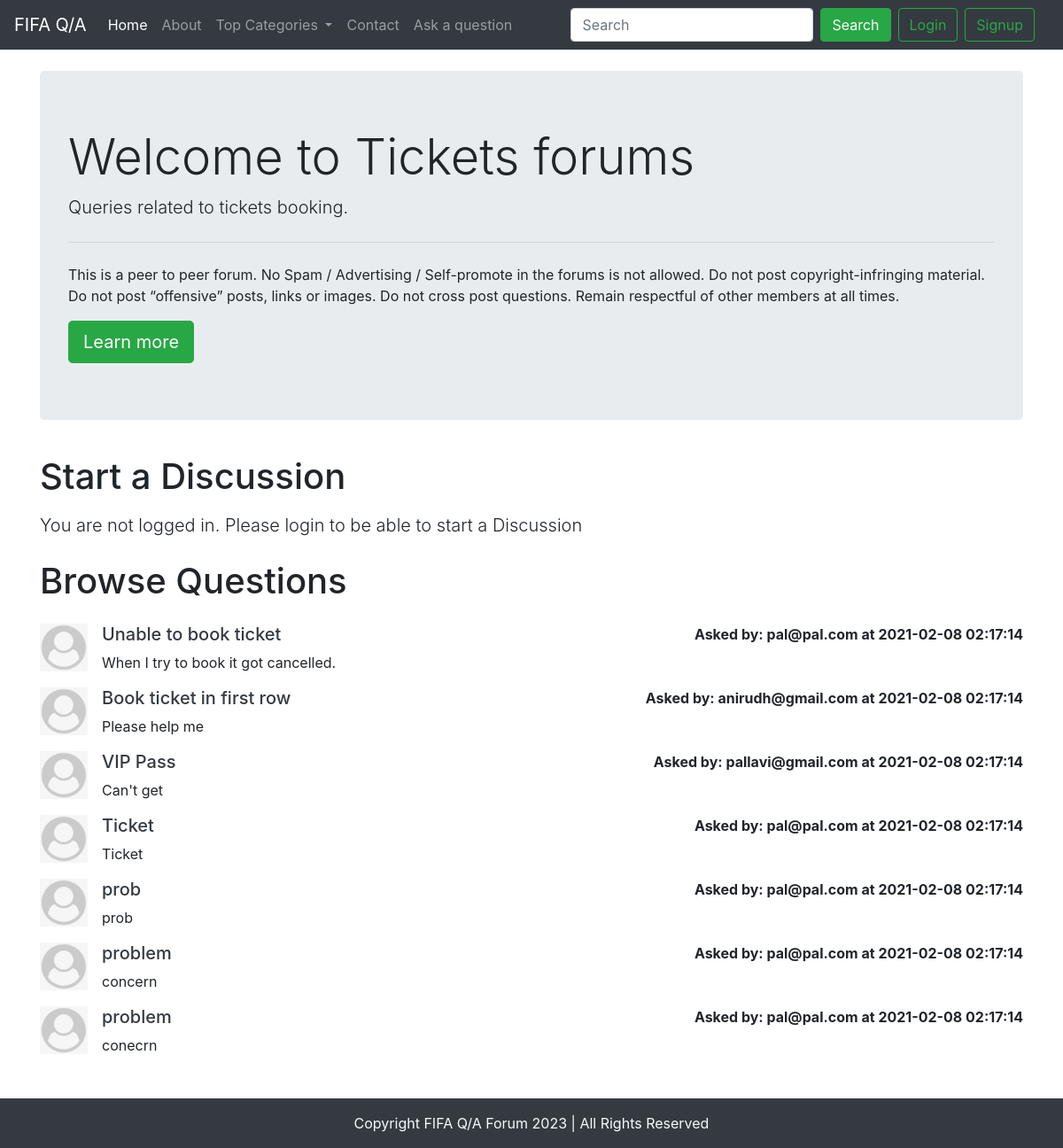
The app's page /threadlist.php?catid=1 with its own data.
### tables this page shows
CREATE TABLE `categories` (
  `category_id` int(8) NOT NULL,
  `category_name` varchar(255) NOT NULL,
  `category_description` varchar(255) NOT NULL,
  `created` datetime NOT NULL DEFAULT current_timestamp()
);

CREATE TABLE `threads` (
  `thread_id` int(7) NOT NULL,
  `thread_title` varchar(255) NOT NULL,
  `thread_desc` text NOT NULL,
  `thread_cat_id` int(7) NOT NULL,
  `thread_user_id` int(7) NOT NULL,
  `timestamp` datetime NOT NULL DEFAULT current_timestamp()
);

CREATE TABLE `users` (
  `sno` int(8) NOT NULL,
  `user_email` varchar(30) NOT NULL,
  `user_pass` varchar(255) NOT NULL,
  `timestamp` datetime NOT NULL DEFAULT current_timestamp()
);

### threadlist.php (the view, shortened to what this page needs)
<!doctype html>
<html lang="en">
<head>
    <link rel="stylesheet" href="https://stackpath.bootstrapcdn.com/bootstrap/4.5.0/css/bootstrap.min.css"
>
</head>
<body>
    <?php include 'partials/_dbconnect.php';?>
    <?php include 'partials/_header.php';?>
    <?php
    $id = $_GET['catid'];
    $sql = "SELECT * FROM `categories` WHERE category_id=$id";
    $result = mysqli_query($conn, $sql);
    while($row = mysqli_fetch_assoc($result)){
        $catname = $row['category_name'];
        $catdesc = $row['category_description'];
    }
    ?>
    <div class="container my-4">
        <div class="jumbotron">
            <h1 class="display-4">Welcome to <?php echo $catname;?> forums</h1>
            <p class="lead"> <?php echo $catdesc;?></p>
            <hr class="my-4">
            <p>This is a peer to peer forum. No Spam / Advertising / Self-promote in the forums is not allowed. Do not
                post copyright-infringing material. Do not post “offensive” posts, links or images. Do not cross post
                questions. Remain respectful of other members at all times.</p>
            <a class="btn btn-success btn-lg" href="#" role="button">Learn more</a>
        </div>
    </div>
    <?php
    if(isset($_SESSION['loggedin']) && $_SESSION['loggedin']==true){
    echo '<div class="container">
            <h1 class="py-2">Start a Discussion</h1>
            <form action="'. $_SERVER["REQUEST_URI"] . '" method="post">
                <div class="form-group">
                    <label for="exampleInputEmail1">Problem Title</label>
                    <input type="text" class="form-control" id="title" name="title" aria-describedby="emailHelp">
                    <small id="emailHelp" class="form-text text-muted">Keep your title as short and crisp as
                        possible</small>
                </div>
                <input type="hidden" name="sno" value="'. $_SESSION["sno"]. '">
                <div class="form-group">
                    <label for="exampleFormControlTextarea1">Ellaborate Your Concern</label>
                    <textarea class="form-control" id="desc" name="desc" rows="3"></textarea>
                </div>
                <button type="submit" class="btn btn-success">Submit</button>
            </form>
        </div>';
    }
    else{
        echo '
        <div class="container">
        <h1 class="py-2">Start a Discussion</h1>
           <p class="lead">You are not logged in. Please login to be able to start a Discussion</p>
        </div>
        ';
    }
    ?>
    <div class="container mb-5" id="ques">
        <h1 class="py-2">Browse Questions</h1>
        <?php
    $id = $_GET['catid'];
    $sql = "SELECT * FROM `threads` WHERE thread_cat_id=$id";
    $result = mysqli_query($conn, $sql);
    while($row = mysqli_fetch_assoc($result)){
        $id = $row['thread_id'];
        $title = $row['thread_title'];
        $desc = $row['thread_desc'];
        $thread_time = $row['timestamp'];
        $thread_user_id = $row['thread_user_id'];
        $sql2 = "SELECT user_email FROM `users` WHERE sno='$thread_user_id'";
        $result2 = mysqli_query($conn, $sql2);
        $row2 = mysqli_fetch_assoc($result2);
        echo '<div class="media my-3">
            <img src="img/userdefault.png" width="54px" class="mr-3" alt="...">
            <div class="media-body">'.
             '<h5 class="mt-0"> <a class="text-dark" href="thread.php?threadid=' . $id. '">'. $title . ' </a></h5>
                '. $desc . ' </div>'.'<div class="font-weight-bold my-0"> Asked by: '. $row2['user_email'] . ' at '. $thread_time. '</div>'.
        '</div>';
        }
    ?>
    </div>
    <?php include 'partials/_footer.php';?>
</body>
</html>

### threadlist.php (style rules this page uses)
#ques { min-height: 433px; }

### records on screen
categories: category_name "Tickets", category_description "Queries related to tickets booking."
threads: thread_title "Unable to book ticket", thread_desc "When I try to book it got cancelled.", users.user_email "pal@pal.com", timestamp "2021-02-08 02:17:14"
threads: thread_title "Book ticket in first row", thread_desc "Please help me", users.user_email "anirudh@gmail.com", timestamp "2021-02-08 02:17:14"
threads: thread_title "VIP Pass", thread_desc "Can't get", users.user_email "pallavi@gmail.com", timestamp "2021-02-08 02:17:14"
threads: thread_title "Ticket", thread_desc "Ticket", users.user_email "pal@pal.com", timestamp "2021-02-08 02:17:14"
threads: thread_title "prob", thread_desc "prob", users.user_email "pal@pal.com", timestamp "2021-02-08 02:17:14"
threads: thread_title "problem", thread_desc "concern", users.user_email "pal@pal.com", timestamp "2021-02-08 02:17:14"
threads: thread_title "problem", thread_desc "conecrn", users.user_email "pal@pal.com", timestamp "2021-02-08 02:17:14"
